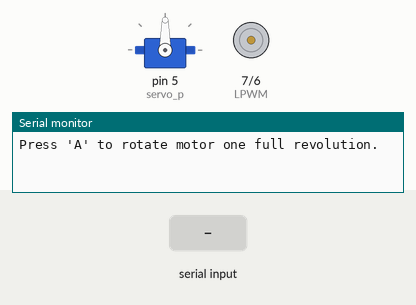
A sketch run on a simulated Arduino Uno, built with avr-gcc and run on an emulated ATmega328P. Parts: servo, motor-driver pin pairs drawn as motors (green arrow = first pin HIGH = forward, orange = second pin HIGH = backward, longer = more drive), the last lines printed to the serial monitor. The inputs (shaded band) are chosen by the test bench.

Above: at 1.2 s.
1.3 s: "A" received over Serial
At 3.5 s:
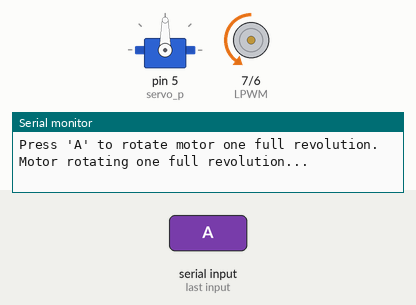
3.8 s: "a" received over Serial
At 5.1 s:
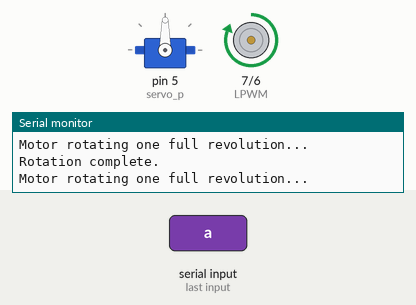
Timing chart, 0 to 8.8 s (numbered marks = the images above; inputs shaded):
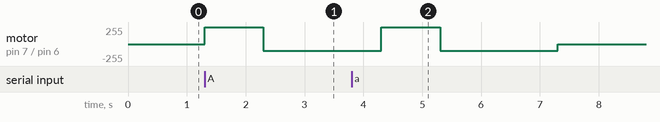

Measured:
- after the input at 1.3 s, motor on pin 7 (LPWM) / pin 6 (RPWM): stopped → forward 255/255 at once, → backward 100/255 1.0 s later
- after the input at 3.8 s, motor on pin 7 (LPWM) / pin 6 (RPWM): backward 100/255 → forward 255/255 after 0.50 s, → backward 100/255 1.0 s later, → stopped 2.0 s later

The sketch:

hdrive_controller_comp.ino
```cpp
#define LPWM 7  // Motor driver LPWM
#define RPWM 6  // Motor driver RPWM
#define servo_p 5  // Motor driver LPWM
#include <Servo.h>

Servo myServo; // Create a Servo object

void setup() {
    pinMode(RPWM, OUTPUT);
    pinMode(LPWM, OUTPUT);
    pinMode(servo_p, OUTPUT);

    Serial.begin(9600);  // Initialize Serial Monitor
    Serial.println("Press 'A' to rotate motor one full revolution.");
    myServo.attach(5); // Attach the servo to pin 5

}

void loop() {
    if (Serial.available() > 0) {  // Check for user input
        char command = Serial.read();  // Read input

        if (command == 'A' || command == 'a') {  // If 'A' key is pressed
            Serial.println("Motor rotating one full revolution...");


            // Fire
            analogWrite(RPWM, 0);  // Set speed
            analogWrite(LPWM, 255);

            delay(2000/2);        // Wait 1 second

            // Reset motor
            analogWrite(RPWM, 100);  // Set speed
            analogWrite(LPWM, 0);

            delay(2000);        // Wait 1 second

            // Stop the motor
            analogWrite(RPWM, 0);
            analogWrite(LPWM, 0);
            Serial.println("Rotation complete.");


            // servo
/*
            digitalWrite(servo_p,1800);
            myServo.write(0);   // Move to 0 degrees
            delay(1000);        // Wait 1 second

            myServo.write(1800);  // Move to 90 degrees
            delay(1000);        // Wait 1 second
            myServo.write(0); // Move to 180 degrees
            delay(1000);        // Wait 1 second

            Serial.println("servo complete.");
*/
        }
    }
}
```
